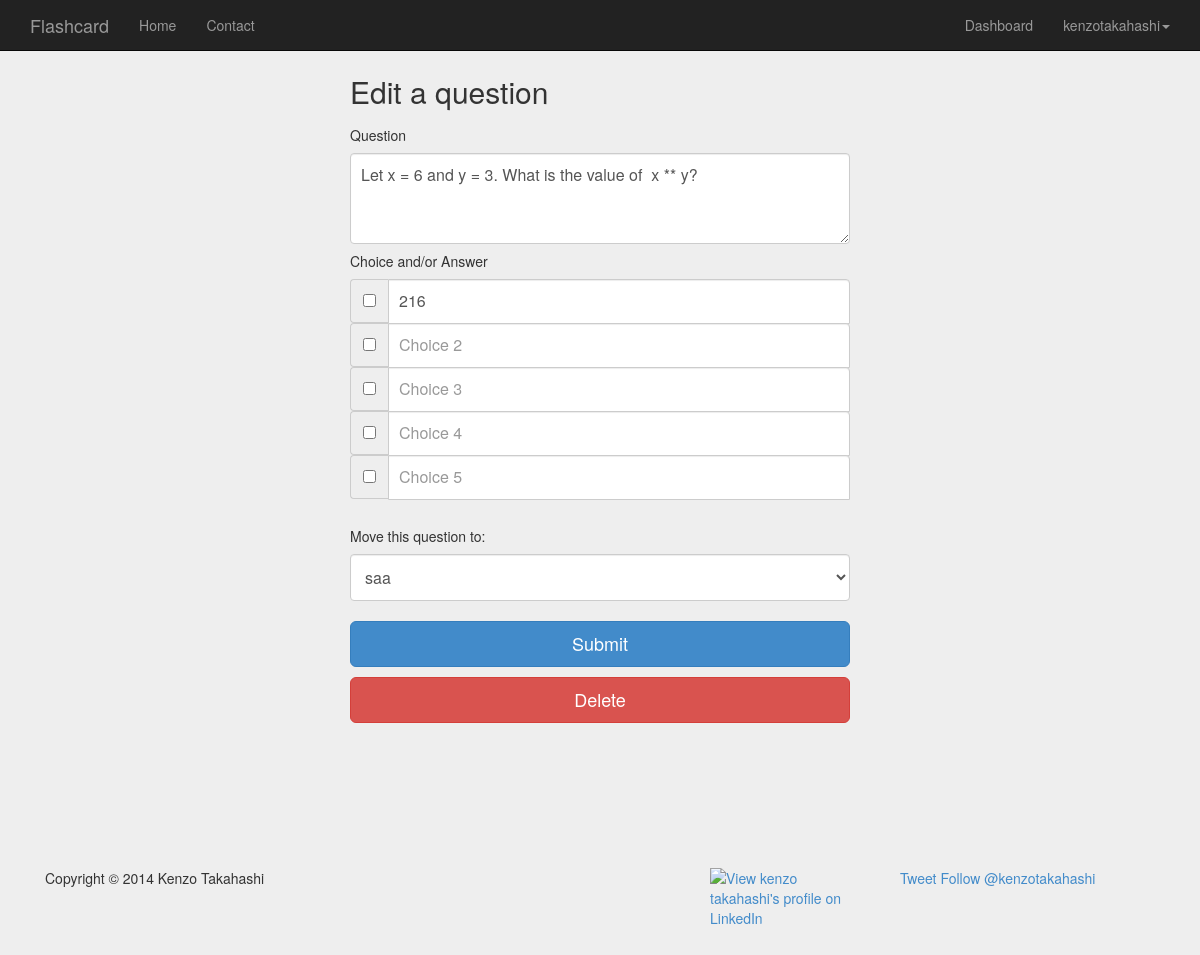
The app's page /edit_question/9/ (signed in), older data.
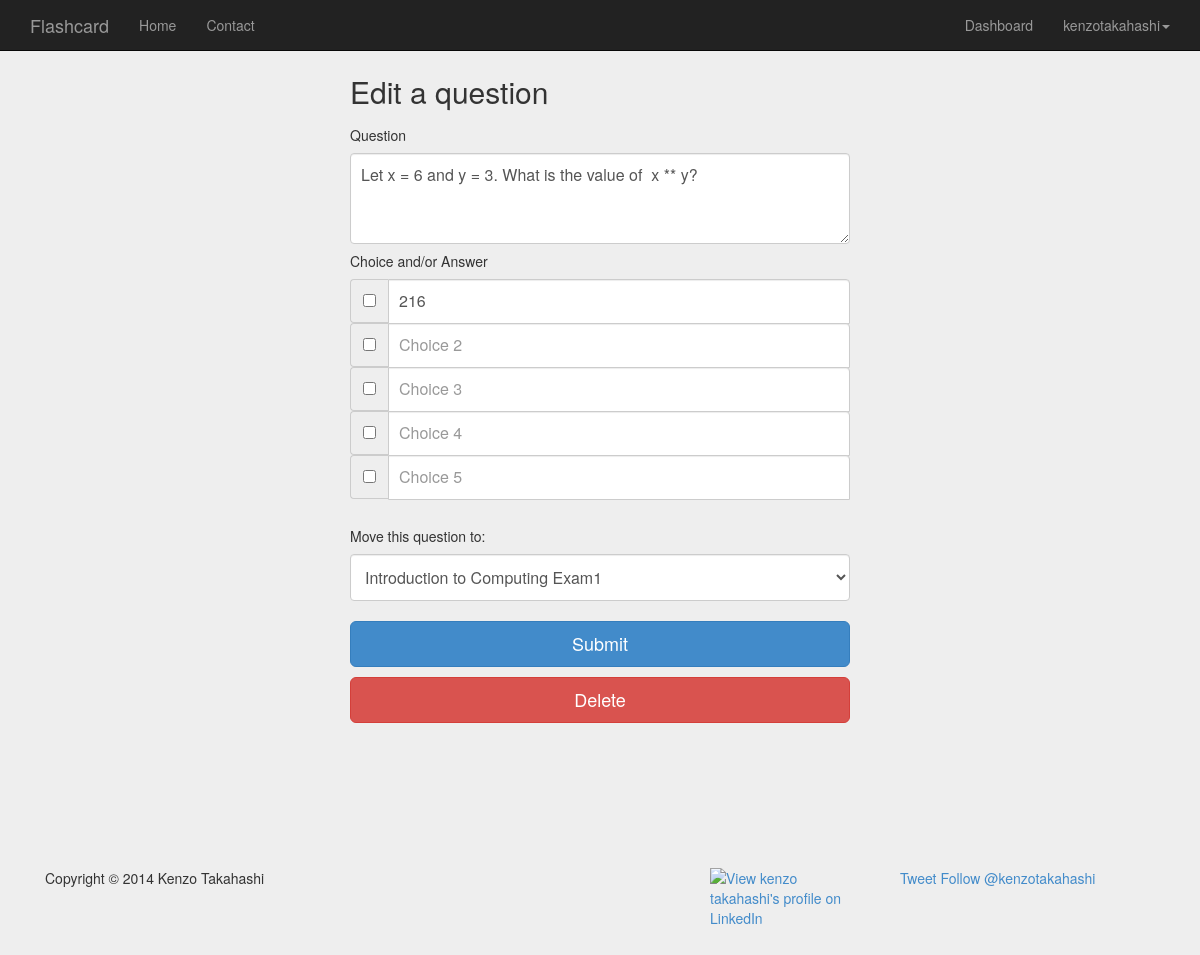
The same page, newer data.
### flash/models.py (models this page shows, shortened)
class Question(models.Model):
	question = models.TextField()
	questionType = models.CharField(max_length=24, blank=True)
	cardSet = models.ForeignKey(CardSet, blank=True)
	created = models.DateTimeField(auto_now_add=True)
	lastModified = models.DateTimeField(auto_now=True)
	choice1 = models.CharField(max_length=128, null=True, blank=True)
	choice2 = models.CharField(max_length=128, null=True, blank=True)
	choice3 = models.CharField(max_length=128, null=True, blank=True)
	choice4 = models.CharField(max_length=128, null=True, blank=True)
	choice5 = models.CharField(max_length=128, null=True, blank=True)
	isAnswer1 = models.BooleanField(default=False)
	isAnswer2 = models.BooleanField(default=False)
	isAnswer3 = models.BooleanField(default=False)
	isAnswer4 = models.BooleanField(default=False)
	isAnswer5 = models.BooleanField(default=False)

class CardSet(models.Model):
	ME = 'me'
	EVERYONE = 'eo'
	PEOPLE_WTH_PW = 'pw'
	VISIBLE_TO = (
		('me', 'just me'),
		('eo', 'everyone'),
		('pw', 'people with a password...')
	)
	name = models.CharField(max_length=48)
	user = models.ForeignKey(User)
	visibleTo = models.CharField(max_length=2, choices=VISIBLE_TO, default=ME)
	created = models.DateTimeField(auto_now_add=True)
	lastModified = models.DateTimeField(auto_now=True)
	view = models.IntegerField(default=0)
	password = models.CharField(max_length=24, null=True, blank=True)

### flash/views.py (the view)
# urls.py: url(r'^edit_question/(?P<question_id>\d+)/$', views.editQuestion, name='editQuestion'),
@login_required
def editQuestion(request, question_id):
	context = RequestContext(request)
	question = Question.objects.get(pk=question_id)
	cardSetList = CardSet.objects.filter(user=request.user)
	message = ""
	questionType = ""
	if request.method == 'POST':
		questionForm = QuestionForm(request.POST, instance=question)
		if questionForm.is_valid():
			question = questionForm.save(commit=False)
			question, questionType = classifyQuestionType(question)
			if questionType != "Invalid":
				question.questionType = questionType
				selectedCardSet = request.POST['cardSet']
				question.cardSet = CardSet.objects.get(name=selectedCardSet)
				question.save()
				question.cardSet.save()
				message = "Question successfully edited."
				questionType = "The questionType is: " + questionType
			else:
				questionType = "The Question is invalid"
		else:
			print questionForm.errors
	else:
		questionForm = QuestionForm(instance=question)
	context_dict = {'questionForm': questionForm, 'message': message, 'question': question,
					'questionType': questionType, 'cardSetList': cardSetList}
	return render_to_response('flash/editQuestion.html', context_dict, context)

### flash/forms.py
class QuestionForm(forms.ModelForm):
	choice1 = forms.CharField(max_length=128, widget=forms.TextInput(
		attrs={'placeholder': 'Choice 1', 'class': 'form-control'}), required=False)
	choice2 = forms.CharField(max_length=128, widget=forms.TextInput(
		attrs={'placeholder': 'Choice 2', 'class': 'form-control'}), required=False)
	choice3 = forms.CharField(max_length=128, widget=forms.TextInput(
		attrs={'placeholder': 'Choice 3', 'class': 'form-control'}), required=False)
	choice4 = forms.CharField(max_length=128, widget=forms.TextInput(
		attrs={'placeholder': 'Choice 4', 'class': 'form-control'}), required=False)
	choice5 = forms.CharField(max_length=128, widget=forms.TextInput(
		attrs={'placeholder': 'Choice 5', 'class': 'form-control'}), required=False)
	class Meta:
		model = Question
		fields = ['question', 'choice1','choice2','choice3','choice4','choice5',
				  'isAnswer1','isAnswer2','isAnswer3','isAnswer4','isAnswer5']
		widgets = {
			'question': forms.Textarea(
				attrs={'cols': 70, 'rows': 3, 'placeholder': 'Question',
				'class': 'form-control', 'autofocus': True }),
		}

### templates/flash/editQuestion.html (shortened to what this page needs)
{% extends 'flash/base.html' %}
{% load static %}
{% block css %}
<link href="{% static 'css/signin.css'%} " rel="stylesheet">
<link href="{% static 'css/questionform.css'%} " rel="stylesheet">
<link href="{% static 'css/formstyle.css'%} " rel="stylesheet">
{% endblock %}
{% block body %}
  <div class="container">
    <div class="form-signin">
      <form id="category_form" method="post" action="/edit_question/{{ question.id }}/">
        <h2 class="form-signin-heading">Edit a question</h2>
        <h5>Question</h5>
        <p>{{ questionForm.question }}</p>
        <h5>Choice and/or Answer</h5>
        <div class="input-group">
          <span class="input-group-addon">{{ questionForm.isAnswer1 }}</span>
            {{ questionForm.choice1 }}
        </div>
        <div class="input-group">
          <span class="input-group-addon">{{ questionForm.isAnswer2 }}</span>
            {{ questionForm.choice2 }}
        </div>
        <div class="input-group">
          <span class="input-group-addon">{{ questionForm.isAnswer3 }}</span>
            {{ questionForm.choice3 }}
        </div>
        <div class="input-group">
          <span class="input-group-addon">{{ questionForm.isAnswer4 }}</span>
            {{ questionForm.choice4 }}
        </div>
        <div class="input-group">
          <span class="input-group-addon">{{ questionForm.isAnswer5 }}</span>
            {{ questionForm.choice5 }}
        </div>
        <br>
        <h5>Move this question to:</h5>
        <select class="form-control" name="cardSet">
        <option value="{{ question.cardSet.name }}">{{ question.cardSet.name }}</option>
        </select>
        <button class="btn btn-lg btn-primary btn-block" data-loading-text="Loading..." type="submit">Submit</button>
        <button class="btn btn-danger btn-lg btn-block" data-toggle="modal" data-target="#myModal">Delete
        </button>
      </form>
    </div>
  </div>
<br><br><br><br><br><br>
{% endblock %}

Row changes from the older to the newer data that the page shows:
changed Question "Let x = 6 and y = 3. What is the value of x ** y?": cardSet "saa" → "Introduction to Computing Exam1"
